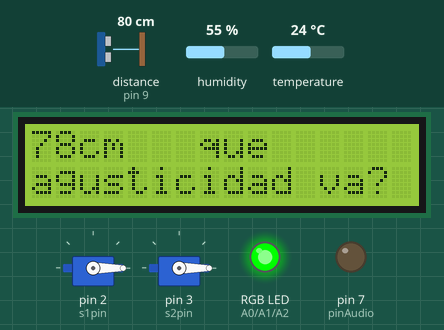
The sketch below on a simulated Arduino Uno, built with avr-gcc and run on an emulated ATmega328P. On the bench: 2 × servo, 16×2 character LCD, an RGB LED mixed from three pins (HIGH = lit), output pins drawn as LEDs (lit = HIGH). Wiring (inferred from the names in the program): ultrasonic range finder: trigger pin 8; echo pin 9. The inputs (shaded band) are chosen by the test bench; at power-on: distance to the obstacle (sensor on pin 9) 80 cm, temperature 24 °C, humidity 55 %. The echo pulse lasts 58.3 µs per cm; pins used as bus, display or sensor lines are not drawn; what the sketch prints to the serial monitor is not drawn.

Above: at 1.9 s.
2.0 s: distance to the obstacle (sensor on pin 9) set to 55 cm
At 3.3 s:
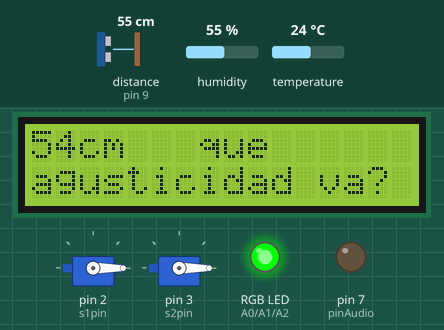
3.6 s: distance to the obstacle (sensor on pin 9) set to 46 cm
At 4.8 s:
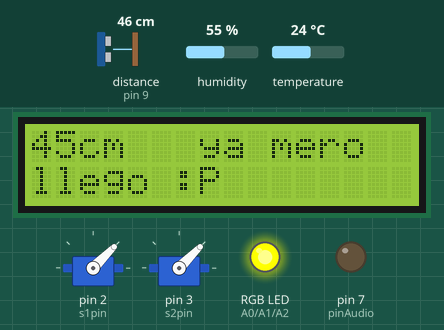
9.8 s: temperature set to 5 °C
16.0 s: distance to the obstacle (sensor on pin 9) set to 35 cm
At 17.2 s:
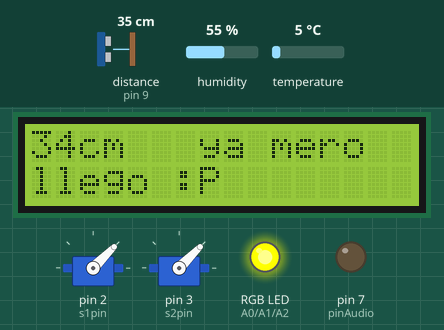
17.5 s: distance to the obstacle (sensor on pin 9) set to 29 cm
At 18.3 s:
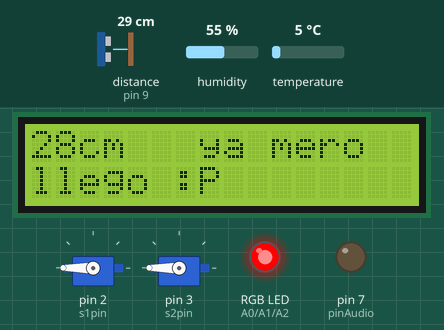
23.7 s: distance to the obstacle (sensor on pin 9) set to 2 cm
At 25.3 s:
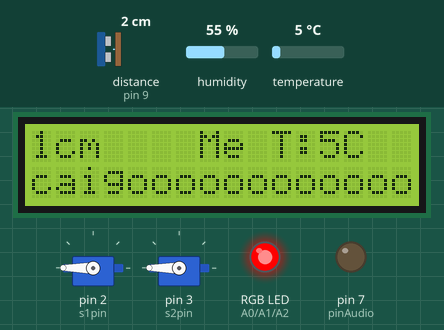
Timing chart, 0 to 26.8 s (numbered marks = the images above; inputs shaded):
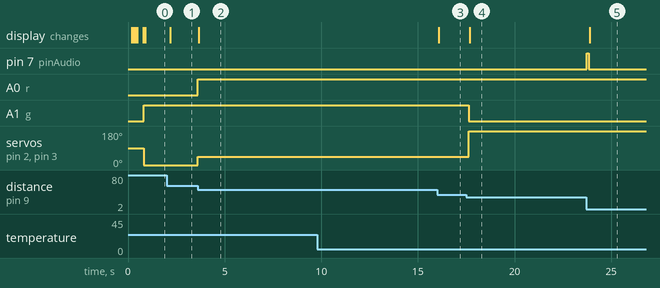

The sketch:

aterrizadorv1.ino
```cpp
//añadir la librerpia del servo
#include <Servo.h>
#include <LiquidCrystal_I2C.h>
//ponerle nombre a cada uno
Servo servo1;
Servo servo2;


#include "DHT.h"
#define DHTPIN 10     //DATA del DHT11
#define DHTTYPE DHT11 // modelo dht11
DHT dht(DHTPIN, DHTTYPE);


int pinAudio = 7; // Pin conectado a PLAYE del ISD1820

bool audioJugado = false; // Para que el pal panadero solo pase una vez

//servos (pines)
int s1pin= 2;
int s2pin= 3; //rojo

// La dirección es 0x27   amarillo A5
LiquidCrystal_I2C lcd(0x27, 16, 2);


unsigned long ultimaLectura = 0;
const int intervaloLectura = 10; // 10 milisegundos

// Deben ser pines PWM para permitir la mezcla de colores (analogWrite)
int r = A0; // Pin para el Rojo
int g = A1; // Pin para el Verde
int b = A2; // Pin para el Azul

//ultra
int trigg = 8;
int echo = 9 ; //amarillo
/*se usa long ya q es una capacidad más grande que un int normal, pero tmb c puede usar un float, y como son variables no se declaran
con ningun =  */
long distancia;
long tiempo;

void setup() {
//es la función principal de los servos, es como:"vas a hacer lo que (pin) te diga"
servo1.attach(s1pin);
servo2.attach(s2pin);


//pal panadero con el pan
pinMode(pinAudio, OUTPUT);
digitalWrite(pinAudio, LOW); // Aseguramos que empiece apagado

// LED RGB como OUTPUT
  pinMode(r, OUTPUT);
  pinMode(g, OUTPUT);
  pinMode(b, OUTPUT);

/*lo mismo, pero con pinMode y para el ultra, trigg es el que manda la onda, por tanto OUTPUT, mientras que echo es la q la recibe,
por tanto INPUT*/
pinMode(trigg, OUTPUT);
pinMode(echo, INPUT);


dht.begin();

/*iniciamos el monitor serial (lo puse en 115200 pq quiero que recuerden que no solo se pone el 9600, sino que se pueden usar las demás,
entre más alto el número, mayor la velocidad de la comunicación serial)
*/
Serial.begin(9600);
  lcd.init();
  lcd.backlight(); // Enciende la retroiluminación
  lcd.clear();     // Limpia la pantalla
// Muestra un mensaje de inicio una sola vez.
 lcd.setCursor(0, 0);
 lcd.print("Iniciando");
  lcd.setCursor(0, 1);
 lcd.print("Aterrizador");
 for (int i =0; i <=6; i++){
  lcd.print(".");
  delay(100);
 }
 lcd.clear();

}

void loop() {
/*
  unsigned long tiempoActual = millis();
  if (tiempoActual - ultimaLectura >= intervaloLectura) {
    lectura();
    ultimaLectura = tiempoActual;
  }
  // put your main code here, to run repeatedly:
lectura();
//esta parte es lógica de programación, "si la distancia es igual o menor a 15, entonces..."
if (distancia <= 30) {
    medio(); // Servos a 90 grados
    rojo();  // Advertencia crítica
  }
   else if (distancia <= 50) {
    casiMedio(); // Servos a 45 grados
    amarillo();  // Advertencia de Aproximación (LED Amarillo)
  }
  else {// de lo contrario...
    nada(); // Servos a 0 grados (Posición inicial)
    verde(); // Distancia segura (LED Verde)
  }

//esto lo comenté ya q era solo para probar los servos y que funcionaran bien
/*/
/**
delay(1000);
casiMedio();
delay(1000);
*/
//medio();
/*
delay(1000);
todo();
delay(1000);

mostrarDistanciaLCD(distancia);
delay(100);

*/
  unsigned long tiempoActual = millis();
  if (tiempoActual - ultimaLectura >= intervaloLectura) {
    lectura();
    ultimaLectura = tiempoActual;
  }

  lectura();

  // Lógica de aterrizaje con candado para el audio
  if (distancia <= 15) { // Cambié a 15 para estar seguros de que ya tocó suelo
    medio();
    rojo();

    // Si la distancia es baja y NO ha sonado el audio, lo activamos
    if (audioJugado == false) {
      audio();
      audioJugado = true; // Cerramos el candado
    }
  }
  else if (distancia <= 30) {
     medio();
     rojo();
  }
  else if (distancia <= 50) {
    casiMedio();
    amarillo();
    // Si vuelve a subir, podrías resetearlo si quieres que vuelva a sonar al bajar
    // audioJugado = false;
  }
  else {
    nada();
    verde();
    // Opcional: si quieres que el audio se "recargue" al estar lejos del suelo
    audioJugado = false;
  }

  mostrarDistanciaLCD(distancia);
  delay(100);

}
//a partir de aquí son puras funciones para facilitar el código, igual, se forman con "void" + (nombre) + "()" + "{}"
void nada(){
  servo1.write(0);
  servo2.write(0);
  /*
  servo3.write(0);
  servo4.write(0);
  servo5.write(0);
  servo6.write(0);
  */
}

void casiMedio(){
  servo1.write(45);
  servo2.write(45);
  /*
  servo3.write(45);
  servo4.write(45);
  servo5.write(45);
  servo6.write(45);
  */
}
void medio(){
  servo1.write(180);
  servo2.write(180);
  /*
  servo3.write(90);
  servo4.write(90);
  servo5.write(90);
  servo6.write(90);
  */
}
void todo(){
  servo1.write(180);
  servo2.write(180);
/*
  servo3.write(180);
  servo4.write(180);
  servo5.write(180);
  servo6.write(180);
  */
}

void lectura(){
  /*lecturas para el ultrasónico*/
  digitalWrite(trigg, LOW);//cortamos la onda de sonido durante 2 microsegundos para evitar interferencias de sonido
  delayMicroseconds(2);
  digitalWrite(trigg, HIGH);//la lanzamos durante 10 microsegundos
  delayMicroseconds(10);
  digitalWrite(trigg, LOW);//la volvemos a cortar, para formar el "disparo"

  tiempo = pulseIn(echo, HIGH); //el dato que nos dé el echo (el tiempo q tardó en ir y regresar la onda), es el nuevo valor de la variable "tiempo"
  distancia = (tiempo*0.034)/2;//usamos los cálculos y fórmulas físicas y matemáticas para calcular la distancia con el tiempo y la velocidad del sonido
  /*esto es más q nada estética, simplemente podemos poner la 2da línea y ya queda*/
  Serial.print("distancia: ");
  Serial.print(distancia);
  Serial.println("cm");/*el "ln" q c le agrega es para hacer un salto de línea, que salga así:

  distancia: 19cm
  distancia: 10cm
  distancia: 5cm

  y no así:
  distancia 19cmdistancia: 10cmdistancia:5cm
  */

}

void mostrarDistanciaLCD(long d) {
  float t = dht.readTemperature(); // Lectura para mostrar
  lcd.setCursor(0, 0);
  lcd.print(d);
  lcd.print("cm ");
  lcd.setCursor(10, 0);
  lcd.print("T:"); lcd.print((int)t); lcd.print("C"); // El toque de la Mega

  lcd.setCursor(0, 1);
  lcd.print("                ");
  lcd.setCursor(0, 1);

  // Añade un mensaje de estado
  if (d <= 15) {
      // Mensaje ajustado a la longitud de 16 caracteres de la LCD
      lcd.setCursor(6, 0);
      lcd.print(" Me ");
      lcd.setCursor(0, 1);
      lcd.print("caigoooooooooooo");
  } else if (d <= 50) {
      lcd.setCursor(6, 0);
      lcd.print(" ya mero      ");
      lcd.setCursor(0, 1);
      lcd.print("llego :P      ");
  } else {
      lcd.setCursor(6, 0);
      lcd.print(" que      ");
      lcd.setCursor(0, 1);
      lcd.print("agusticidad va? ");
  }
}

void RGB_Color(int valr, int valg, int valb) {
  // analogWrite usa valores de 0 (apagado) a 255 (brillo máximo)
  analogWrite(r, valr);
  analogWrite(g, valg);
  analogWrite(b, valb);
}

// Funciones para los colores de estado

void rojo() {
  // ROJO (Advertencia Crítica)
  RGB_Color(255, 0, 0);
}

void verde() {
  // VERDE (OK)
  RGB_Color(0, 255, 0);
}

void azul() {
  // AZUL (Modo de nada)
  RGB_Color(0, 0, 255);
}

void amarillo() {
  // AMARILLO (Advertencia de Aproximación: Rojo y Verde)
  RGB_Color(255, 255, 0);
}

void audio(){
   // ACTIVAR AUDIO
  digitalWrite(pinAudio, HIGH); // Dispara el audio
  delay(100);                   // Pulso breve
  digitalWrite(pinAudio, LOW);
}
```

Measured:
- the behaviour switches between 52 and 51 cm on distance to the obstacle (sensor on pin 9) (found by bisection; images 1 and 2)
- the behaviour switches between 32 and 31 cm on distance to the obstacle (sensor on pin 9) (found by bisection; images 3 and 4)
- after the input at 2.0 s, the display: changes after 0.19 s (image 1)
- after the input at 3.6 s, A0 (r): LOW → HIGH at once; servo on pin 2 (s1pin), servo on pin 3 (s2pin): 0° → 45° at once; the display: changes after 0.07 s (image 2)
- after the input at 9.8 s, every drawn part: stays the same
- after the input at 16.0 s, the display: changes after 0.08 s (image 3)
- after the input at 17.5 s, A1 (g): HIGH → LOW after 0.12 s; servo on pin 2 (s1pin), servo on pin 3 (s2pin): 45° → 180° after 0.12 s; the display: changes after 0.18 s (image 4)
- after the input at 23.7 s, pin 7 (pinAudio): LOW → HIGH at once, → LOW 0.10 s later; the display: changes after 0.18 s (image 5)
